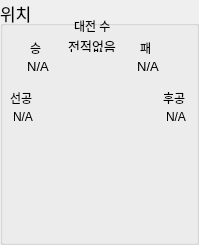
     <widget class="QGroupBox" name="groupBox_16">
      <property name="geometry">
       <rect>
        <x>396</x>
        <y>90</y>
        <width>199</width>
        <height>245</height>
       </rect>
      </property>
      <property name="font">
       <font>
        <pointsize>13</pointsize>
       </font>
      </property>
      <property name="title">
       <string>위치</string>
      </property>
      <widget class="QLabel" name="label_26">
       <property name="geometry">
        <rect>
         <x>74</x>
         <y>20</y>
         <width>56</width>
         <height>12</height>
        </rect>
       </property>
       <property name="font">
        <font>
         <pointsize>9</pointsize>
        </font>
       </property>
       <property name="text">
        <string>대전 수</string>
       </property>
      </widget>
      <widget class="QLabel" name="WitchVSCount">
       <property name="geometry">
        <rect>
         <x>64</x>
         <y>40</y>
         <width>56</width>
         <height>12</height>
        </rect>
       </property>
       <property name="font">
        <font>
         <pointsize>10</pointsize>
        </font>
       </property>
       <property name="text">
        <string>전적없음</string>
       </property>
       <property name="alignment">
        <set>Qt::AlignCenter</set>
       </property>
      </widget>
      <widget class="QLabel" name="label_28">
       <property name="geometry">
        <rect>
         <x>30</x>
         <y>40</y>
         <width>21</width>
         <height>16</height>
        </rect>
       </property>
       <property name="font">
        <font>
         <pointsize>9</pointsize>
        </font>
       </property>
       <property name="text">
        <string>승</string>
       </property>
      </widget>
      <widget class="QLabel" name="label_29">
       <property name="geometry">
        <rect>
         <x>140</x>
         <y>40</y>
         <width>21</width>
         <height>16</height>
        </rect>
       </property>
       <property name="font">
        <font>
         <pointsize>9</pointsize>
        </font>
       </property>
       <property name="text">
        <string>패</string>
       </property>
      </widget>
      <widget class="QLabel" name="WitchWinCount">
       <property name="geometry">
        <rect>
         <x>10</x>
         <y>60</y>
         <width>56</width>
         <height>12</height>
        </rect>
       </property>
       <property name="font">
        <font>
         <pointsize>10</pointsize>
        </font>
       </property>
       <property name="text">
        <string>N/A</string>
       </property>
       <property name="alignment">
        <set>Qt::AlignCenter</set>
       </property>
      </widget>
      <widget class="QLabel" name="WitchLoseCount">
       <property name="geometry">
        <rect>
         <x>120</x>
         <y>60</y>
         <width>56</width>
         <height>12</height>
        </rect>
       </property>
       <property name="font">
        <font>
         <pointsize>10</pointsize>
        </font>
       </property>
       <property name="text">
        <string>N/A</string>
       </property>
       <property name="alignment">
        <set>Qt::AlignCenter</set>
       </property>
      </widget>
      <widget class="QWidget" name="verticalLayoutWidget_8">
       <property name="geometry">
        <rect>
         <x>13</x>
         <y>80</y>
         <width>171</width>
         <height>161</height>
        </rect>
       </property>
       <layout class="QVBoxLayout" name="WitchLayout"/>
      </widget>
      <widget class="QLabel" name="label_48">
       <property name="geometry">
        <rect>
         <x>10</x>
         <y>90</y>
         <width>31</width>
         <height>16</height>
        </rect>
       </property>
       <property name="font">
        <font>
         <pointsize>9</pointsize>
        </font>
       </property>
       <property name="text">
        <string>선공</string>
       </property>
      </widget>
      <widget class="QLabel" name="WitchFirst">
       <property name="geometry">
        <rect>
         <x>6</x>
         <y>109</y>
         <width>34</width>
         <height>16</height>
        </rect>
       </property>
       <property name="font">
        <font>
         <pointsize>9</pointsize>
        </font>
       </property>
       <property name="text">
        <string>N/A</string>
       </property>
       <property name="alignment">
        <set>Qt::AlignCenter</set>
       </property>
      </widget>
      <widget class="QLabel" name="WitchSecond">
       <property name="geometry">
        <rect>
         <x>159</x>
         <y>109</y>
         <width>34</width>
         <height>16</height>
        </rect>
       </property>
       <property name="font">
        <font>
         <pointsize>9</pointsize>
        </font>
       </property>
       <property name="text">
        <string>N/A</string>
       </property>
       <property name="alignment">
        <set>Qt::AlignCenter</set>
       </property>
      </widget>
      <widget class="QLabel" name="label_45">
       <property name="geometry">
        <rect>
         <x>163</x>
         <y>90</y>
         <width>31</width>
         <height>16</height>
        </rect>
       </property>
       <property name="font">
        <font>
         <pointsize>9</pointsize>
        </font>
       </property>
       <property name="text">
        <string>후공</string>
       </property>
      </widget>
     </widget>
